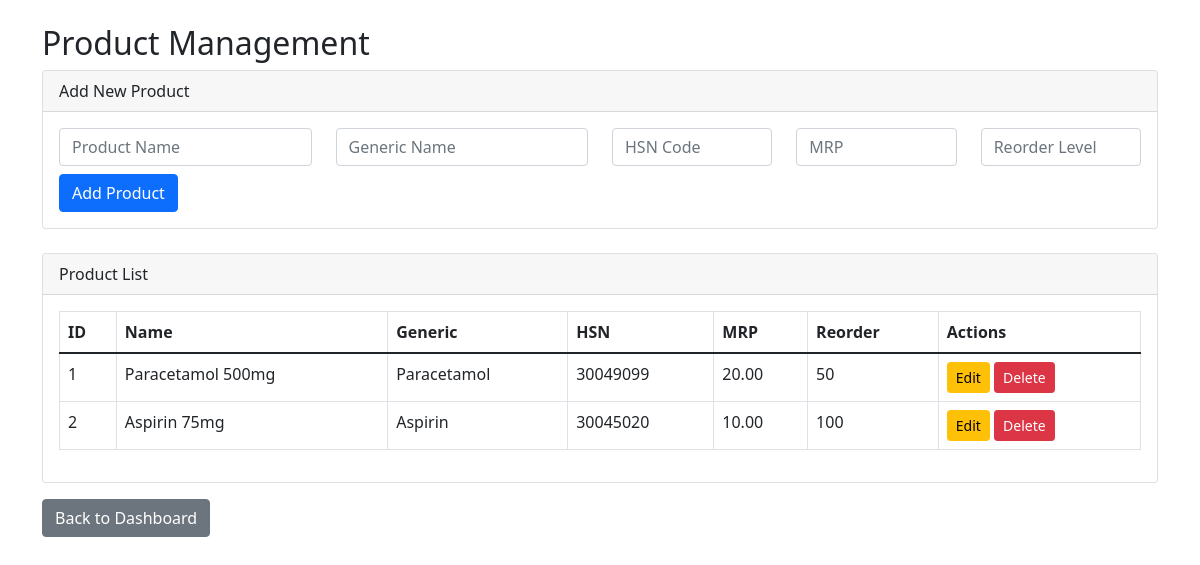
/modules/manage_products.php (signed in), run on the app's committed database.
### tables this page shows
CREATE TABLE `products` (
  `id` int(11) NOT NULL AUTO_INCREMENT,
  `product_name` varchar(255) NOT NULL,
  `generic_name` varchar(255) DEFAULT NULL,
  `hsn_code` varchar(20) DEFAULT NULL,
  `mrp` decimal(10,2) NOT NULL,
  `reorder_level` int(11) NOT NULL,
  `is_active` tinyint(1) DEFAULT 1,
  PRIMARY KEY (`id`)
);

### modules/manage_products.php (the view, shortened to what this page needs)
<?php
require_once '../config/database.php';
$products = [];
$sql = "SELECT id, product_name, generic_name, hsn_code, mrp, reorder_level FROM products WHERE is_active = TRUE ORDER BY id";
if ($result = $conn->query($sql)) {
    while ($row = $result->fetch_assoc()) $products[] = $row;
}
?>
<!DOCTYPE html>
<html lang="en">
<head>
    <link href="https://cdn.jsdelivr.net/npm/bootstrap@5.1.3/dist/css/bootstrap.min.css" rel="stylesheet">
</head>
<body>
<div class="container mt-4">
    <h2>Product Management</h2>
    <div class="card mb-4">
        <div class="card-header">Add New Product</div>
        <div class="card-body">
            <form action="manage_products.php" method="post">
                <div class="row">
                    <div class="col-md-3"><input type="text" name="product_name" class="form-control" placeholder="Product Name" required></div>
                    <div class="col-md-3"><input type="text" name="generic_name" class="form-control" placeholder="Generic Name"></div>
                    <div class="col-md-2"><input type="text" name="hsn_code" class="form-control" placeholder="HSN Code"></div>
                    <div class="col-md-2"><input type="number" step="0.01" name="mrp" class="form-control" placeholder="MRP" required></div>
                    <div class="col-md-2"><input type="number" name="reorder_level" class="form-control" placeholder="Reorder Level" required></div>
                </div>
                <button type="submit" name="add_product" class="btn btn-primary mt-2">Add Product</button>
            </form>
        </div>
    </div>
    <div class="card">
        <div class="card-header">Product List</div>
        <div class="card-body">
            <table class="table table-bordered">
                <thead><tr><th>ID</th><th>Name</th><th>Generic</th><th>HSN</th><th>MRP</th><th>Reorder</th><th>Actions</th></tr></thead>
                <tbody>
                    <?php foreach ($products as $product): ?>
                        <tr>
                            <td><?php echo $product['id']; ?></td>
                            <td><?php echo htmlspecialchars($product['product_name']); ?></td>
                            <td><?php echo htmlspecialchars($product['generic_name']); ?></td>
                            <td><?php echo htmlspecialchars($product['hsn_code']); ?></td>
                            <td><?php echo htmlspecialchars($product['mrp']); ?></td>
                            <td><?php echo htmlspecialchars($product['reorder_level']); ?></td>
                            <td>
                                <button class="btn btn-sm btn-warning" data-bs-toggle="modal" data-bs-target="#editProductModal" data-product='<?php echo json_encode($product); ?>'>Edit</button>
                                <form action="manage_products.php" method="post" class="d-inline">
                                    <button type="submit" name="delete_product" class="btn btn-sm btn-danger" onclick="return confirm('Are you sure?')">Delete</button>
                                </form>
                            </td>
                        </tr>
                    <?php endforeach; ?>
                </tbody>
            </table>
        </div>
    </div>
    <a href="dashboard.php" class="btn btn-secondary mt-3">Back to Dashboard</a>
</div>
</body>
</html>

### data on the page
products: id "1", product_name "Paracetamol 500mg", generic_name "Paracetamol", hsn_code "30049099", mrp "20.00", reorder_level "50"
products: id "2", product_name "Aspirin 75mg", generic_name "Aspirin", hsn_code "30045020", mrp "10.00", reorder_level "100"
